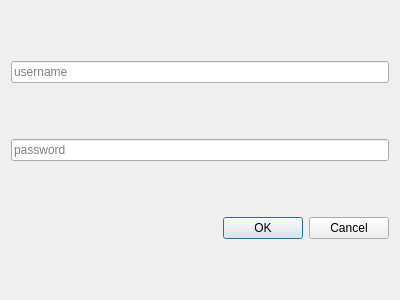
<?xml version="1.0" encoding="UTF-8"?>
<ui version="4.0">
 <class>DialogAddClient</class>
 <widget class="QDialog" name="DialogAddClient">
  <property name="geometry">
   <rect>
    <x>0</x>
    <y>0</y>
    <width>400</width>
    <height>300</height>
   </rect>
  </property>
  <property name="windowTitle">
   <string>Dialog</string>
  </property>
  <layout class="QGridLayout" name="gridLayout">
   <item row="0" column="0">
    <widget class="QLineEdit" name="lineEdit_username">
     <property name="placeholderText">
      <string>username</string>
     </property>
    </widget>
   </item>
   <item row="1" column="0">
    <widget class="QLineEdit" name="lineEdit_password">
     <property name="echoMode">
      <enum>QLineEdit::Password</enum>
     </property>
     <property name="placeholderText">
      <string>password</string>
     </property>
    </widget>
   </item>
   <item row="2" column="0">
    <widget class="QDialogButtonBox" name="buttonBox">
     <property name="orientation">
      <enum>Qt::Horizontal</enum>
     </property>
     <property name="standardButtons">
      <set>QDialogButtonBox::Cancel|QDialogButtonBox::Ok</set>
     </property>
    </widget>
   </item>
  </layout>
 </widget>
 <resources/>
 <connections>
  <connection>
   <sender>buttonBox</sender>
   <signal>accepted()</signal>
   <receiver>DialogAddClient</receiver>
   <slot>accept()</slot>
   <hints>
    <hint type="sourcelabel">
     <x>248</x>
     <y>254</y>
    </hint>
    <hint type="destinationlabel">
     <x>157</x>
     <y>274</y>
    </hint>
   </hints>
  </connection>
  <connection>
   <sender>buttonBox</sender>
   <signal>rejected()</signal>
   <receiver>DialogAddClient</receiver>
   <slot>reject()</slot>
   <hints>
    <hint type="sourcelabel">
     <x>316</x>
     <y>260</y>
    </hint>
    <hint type="destinationlabel">
     <x>286</x>
     <y>274</y>
    </hint>
   </hints>
  </connection>
 </connections>
</ui>
